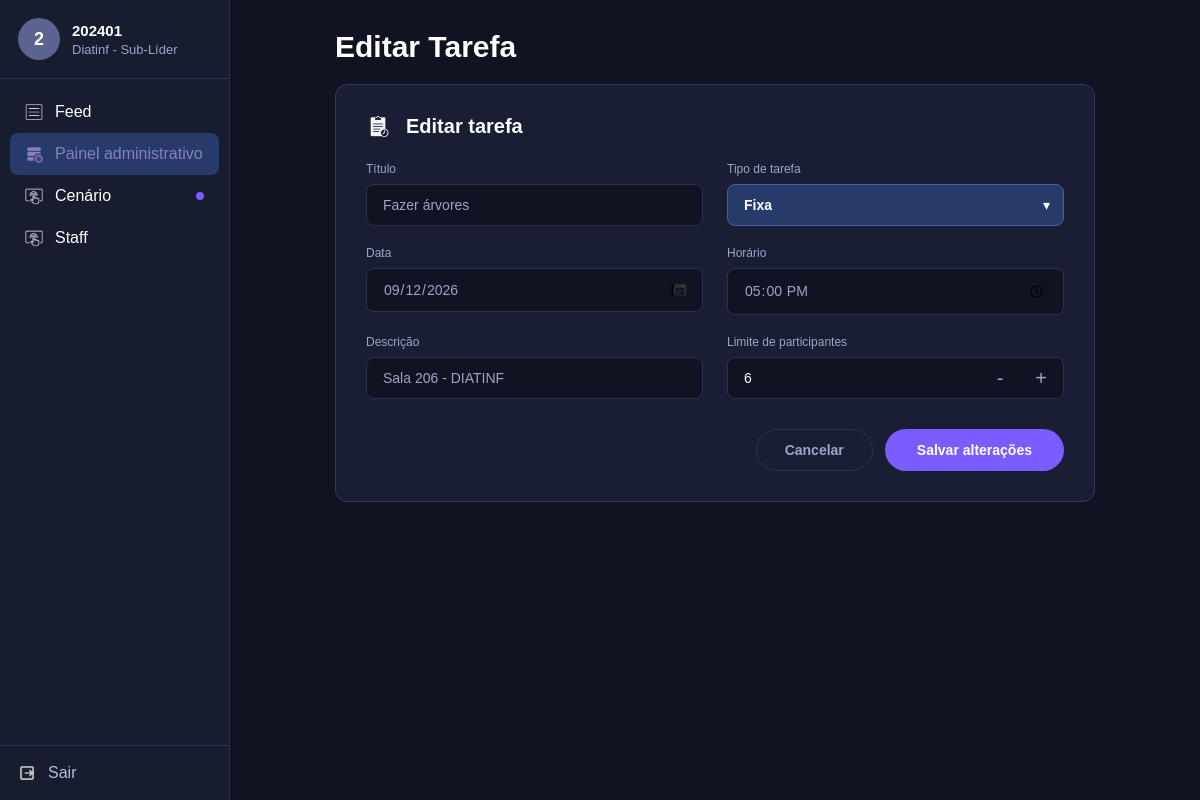
The page /painel-administrativo/editar-tarefa/1/ (signed in) on the database as committed earlier.
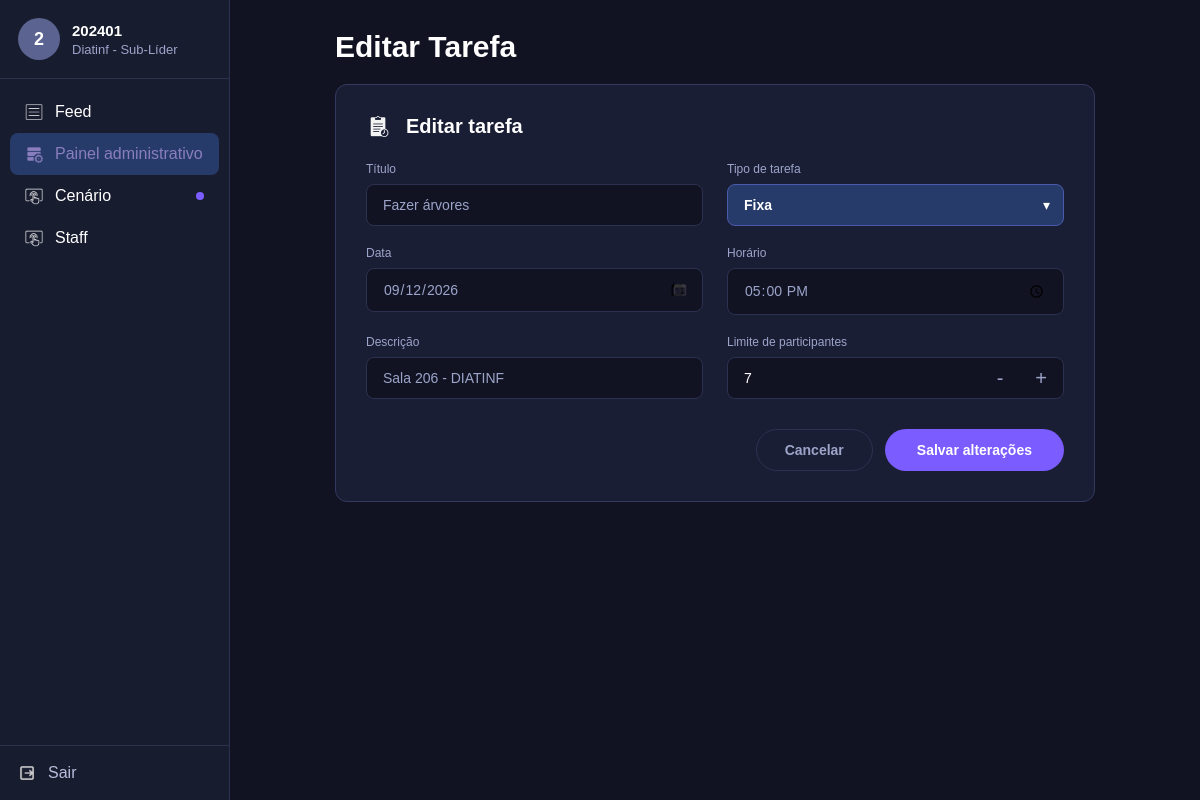
The same page on the database as committed later.
### usuarios/models.py (models this page shows, shortened)
class Tarefa(models.Model):
    TIPO_CHOICES = [
        ("fixa", "Fixa"),
        ("prolongada", "Prolongada"),
    ]
    titulo=models.CharField(max_length=200)
    tipo=models.CharField(
        max_length=20,
        choices=TIPO_CHOICES,
        default="fixa"
    )
    data=models.DateField(null=True, blank=True)
    horario=models.TimeField(null=True, blank=True)
    data_inicio=models.DateField(null=True, blank=True)
    data_fim=models.DateField(null=True, blank=True)
    descricao=models.TextField(blank=True)
    limite_participantes=models.IntegerField(default=2)
    area=models.CharField(max_length=50, blank=True)
    encerrada=models.BooleanField(default=False)
    criada_por=models.ForeignKey(
        Usuario,
        on_delete=models.CASCADE,
        related_name="tarefas_criadas"
    )
    criada_em=models.DateTimeField(auto_now_add=True)

### usuarios/views.py (the view, shortened to what this page needs)
def editar_tarefa(request, id_tarefa):
    usuario = usuario_logado(request)
    if usuario is None or not usuario.sub_lider:
        return redirect("login")
    tarefa = get_object_or_404(Tarefa, id=id_tarefa)
    return render(request, "editar_tarefa.html", {
        "usuario": usuario,
        "tarefa": tarefa,
    })

### usuarios/models.py (called while the page is built)
    def eh_administrador(self):
        return self.matricula=="admin" or self.diretoria=="Líder"

    def get_areas_list(self):
        if self.areas:
            return [a.strip() for a in self.areas.split(",") if a.strip()]
        return []

### usuarios/views.py (called while the page is built)
def usuario_logado(request):
    if "usuario" not in request.session:
        return None
    return Usuario.objects.get(id=request.session["usuario"])

### usuarios/templates/editar_tarefa.html (shortened to what this page needs)
{% load static %}
<!DOCTYPE html>
<html lang="pt-br">
<head>
    <link rel="stylesheet" href="{% static 'css/base.css' %}">
    <link rel="stylesheet" href="{% static 'css/admin.css' %}">
</head>
<body>
{% include "_sidebar.html" with pagina_ativa="painel" %}
<main class="conteudo">
    <div class="container-pagina container-admin">
        <div class="titulo-pagina">
            <h1>Editar Tarefa</h1>
        </div>
        <section class="painel-card">
            <div class="card-header">
                <img src="{% static 'imgs/icone-tarefa.png' %}" alt="">
                <h2>Editar tarefa</h2>
            </div>
            <form class="form-tarefa" action="{% url 'editar_tarefa' tarefa.id %}" method="POST" id="form-editar-tarefa">
                <div class="form-tarefa-grid">
                    <div class="form-group">
                        <label>Título</label>
                        <input type="text" name="titulo" value="{{ tarefa.titulo }}" placeholder="Nome da tarefa" required>
                    </div>
                    <div class="form-group">
                        <label>Tipo de tarefa</label>
                        <div class="select-wrapper">
                            <select name="tipo" id="tipo-tarefa" required>
                                <option value="fixa" {% if tarefa.tipo == "fixa" %}selected{% endif %}>Fixa</option>
                            </select>
                        </div>
                    </div>
                </div>
                <div class="form-tarefa-grid" id="campos-fixa" style="display:none;">
                    <div class="form-group">
                        <label>Data</label>
                        <div class="input-calendario">
                            <input type="date" name="data" value="{{ tarefa.data|date:'Y-m-d' }}">
                        </div>
                    </div>
                    <div class="form-group">
                        <label>Horário</label>
                        <div class="input-calendario">
                            <input type="time" name="horario" value="{{ tarefa.horario|time:'H:i' }}">
                        </div>
                    </div>
                </div>
                <div class="form-tarefa-grid">
                    <div class="form-group">
                        <label>Descrição</label>
                        <input type="text" name="descricao" value="{{ tarefa.descricao }}" placeholder="Onde será?">
                    </div>
                    <div class="form-group">
                        <label>Limite de participantes</label>
                        <div class="input-contador">
                            <input type="number" name="limite_participantes" id="limite-input" value="{{ tarefa.limite_participantes }}" min="1">
                            <button type="button" class="btn-contador" onclick="alterarContador(-1)">-</button>
                            <button type="button" class="btn-contador" onclick="alterarContador(1)">+</button>
                        </div>
                    </div>
                </div>
                <div class="form-actions form-actions-editar">
                    <a href="{% url 'painel_administrativo' %}" class="btn-cancelar">Cancelar</a>
                    <button type="submit" class="btn-roxo">Salvar alterações</button>
                </div>
            </form>
        </section>
    </div>
</main>
</body>
</html>

Rows that differ between the two databases and show on the page:
changed Tarefa "Fazer árvores": limite_participantes "6" → "7"
